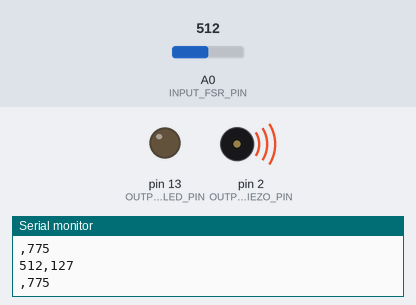
Simulated run of this sketch. Board: Arduino Uno, built with avr-gcc and run on an emulated ATmega328P. Parts: output pins drawn as LEDs (lit = HIGH), buzzer (waves = sounding), the last lines printed to the serial monitor. The inputs (shaded band) are chosen by the test bench; at power-on: A0 (INPUT_FSR_PIN) = 512.

Above: at 1.2 s.
1.3 s: A0 (INPUT_FSR_PIN) set to 529
At 1.8 s:
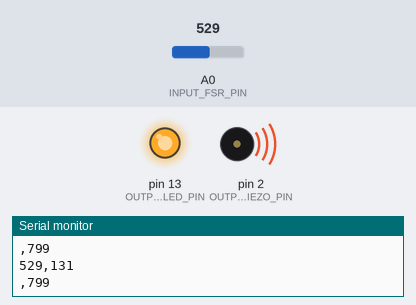
2.8 s: A0 (INPUT_FSR_PIN) set to 0
At 3.9 s:
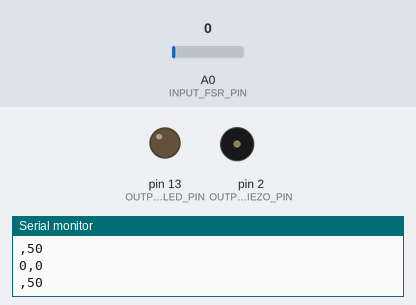
4.3 s: A0 (INPUT_FSR_PIN) set to 122
At 5.1 s:
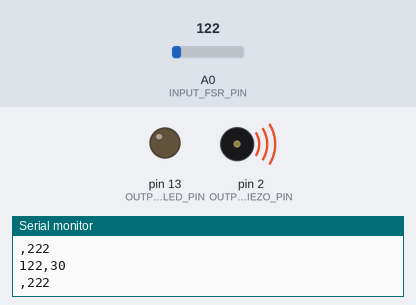
5.8 s: A0 (INPUT_FSR_PIN) set to 716
At 6.7 s:
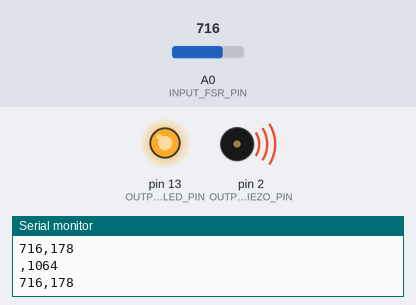
Timing chart, 0 to 8.3 s (numbered marks = the images above; inputs shaded):
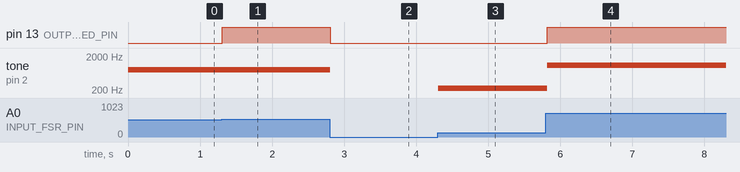

Measured:
- the behaviour switches between 513 and 514 on A0 (INPUT_FSR_PIN) (found by bisection; images 0 and 1)
- after the input at 1.3 s, pin 13 (OUTPUT_LED_PIN): LOW → HIGH at once; tone on pin 2 (OUTPUT_PIEZO_PIN): 775 Hz → 799 Hz at once
- after the input at 2.8 s, pin 13 (OUTPUT_LED_PIN): HIGH → LOW at once; tone on pin 2 (OUTPUT_PIEZO_PIN): 799 Hz → silent at once
- after the input at 4.3 s, tone on pin 2 (OUTPUT_PIEZO_PIN): silent → 222 Hz at once
- after the input at 5.8 s, pin 13 (OUTPUT_LED_PIN): LOW → HIGH at once; tone on pin 2 (OUTPUT_PIEZO_PIN): 222 Hz → 1064 Hz at once

The sketch:

ForceSensitiveResistorPiezo.ino
```cpp
/*
 * This example reads in a force-sensitive resistor value (from A0 using a voltage-divider
 * circuit) and uses it to play a tone on a connected piezo buzzer and set the brightness
 * of an LED.
 *
 * By Jon E. Froehlich
 * @jonfroehlich
 * http://makeabilitylab.io
 *
 * For a walkthrough and circuit diagram, see:
 * https://makeabilitylab.github.io/physcomp/arduino/force-sensitive-resistors.html
 *
 */

const int OUTPUT_LED_PIN = LED_BUILTIN;
const int OUTPUT_PIEZO_PIN = 2;
const int INPUT_FSR_PIN = A0;
const int DELAY_MS = 20; // how often to read from the sensor input

void setup() {
  pinMode(OUTPUT_LED_PIN, OUTPUT);
  pinMode(OUTPUT_PIEZO_PIN, OUTPUT);
  pinMode(INPUT_FSR_PIN, INPUT);
  Serial.begin(9600);
}

void loop() {

  // Read the force-sensitive resistor value
  int fsrVal = analogRead(INPUT_FSR_PIN);

  // Remap the value for output.
  int ledVal = map(fsrVal, 0, 1023, 0, 255);
  int freq = map(fsrVal, 0, 1023, 50, 1500); // change min/max freq here

  // only play sound if the user is pressing on the FSR
  if(fsrVal > 0){
    tone(OUTPUT_PIEZO_PIN, freq);
  }else{
    noTone(OUTPUT_PIEZO_PIN);
  }

  // Print the raw sensor value and the converted led value (e,g., for Serial Plotter)
  Serial.print(fsrVal);
  Serial.print(",");
  Serial.println(ledVal);
  Serial.print(",");
  Serial.println(freq);

  // Write out the LED value.
  analogWrite(OUTPUT_LED_PIN, ledVal);

  delay(DELAY_MS);
}
```
